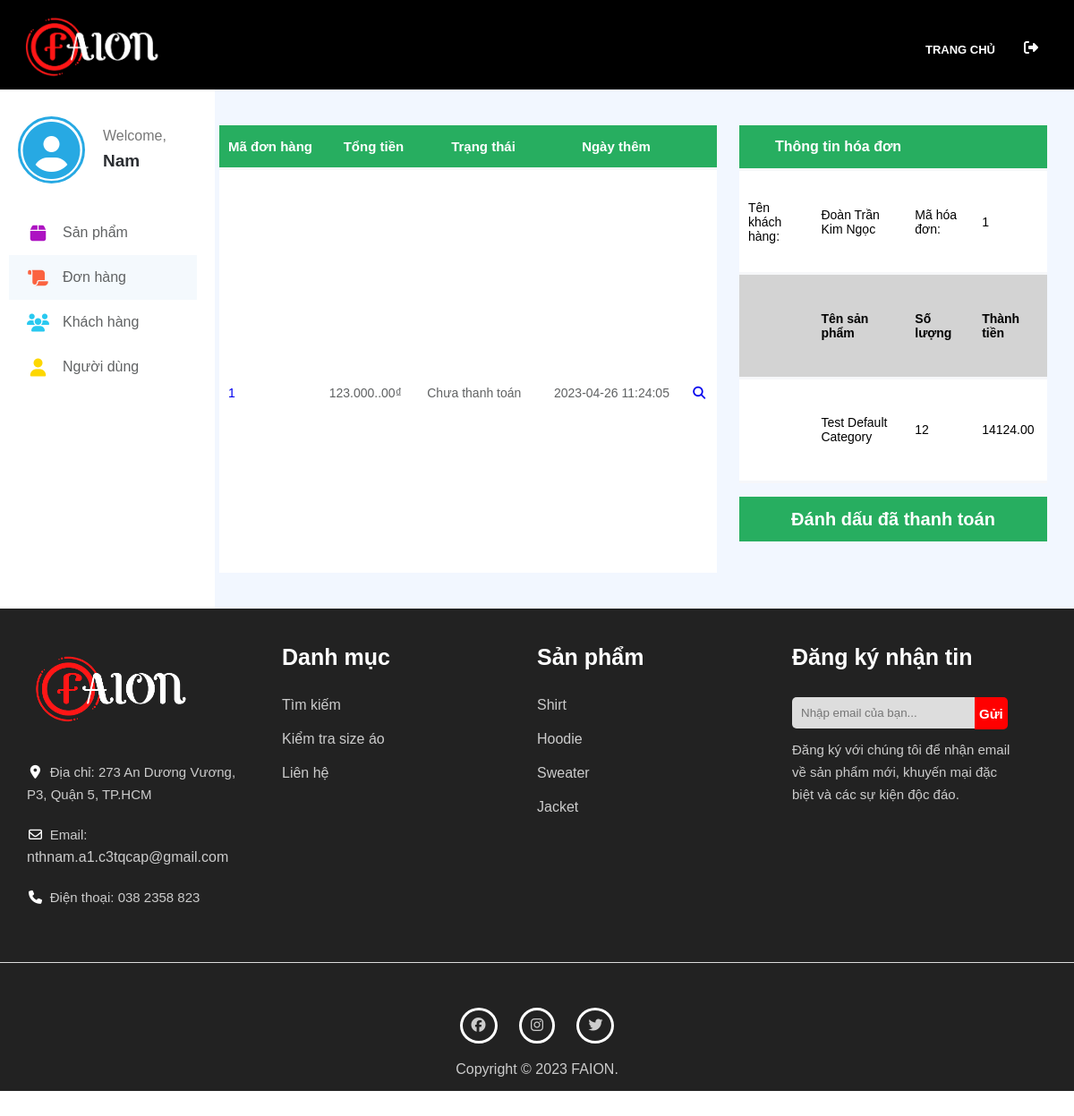
Page /index.php/admin/orders/orders?id=1 (signed in) on the committed database.
### tables this page shows
CREATE TABLE `order` (
  `id` int(11) NOT NULL,
  `customer_id` int(11) NOT NULL,
  `total` decimal(18,2) NOT NULL,
  `status` varchar(255) NOT NULL,
  `created_at` datetime NOT NULL,
  `canceled_at` datetime DEFAULT NULL,
  `completed_at` datetime DEFAULT NULL
);

CREATE TABLE `customer` (
  `id` int(11) NOT NULL,
  `name` varchar(255) NOT NULL,
  `email` varchar(255) NOT NULL,
  `address` varchar(255) NOT NULL,
  `phone_number` varchar(10) NOT NULL,
  `created_at` date NOT NULL
);

CREATE TABLE `product` (
  `id` int(11) NOT NULL,
  `category_id` int(11) NOT NULL,
  `name` varchar(255) NOT NULL,
  `description` text DEFAULT NULL,
  `price` float NOT NULL,
  `image` varchar(255) DEFAULT NULL,
  `discount` int(10) DEFAULT NULL,
  `quantity` int(8) NOT NULL,
  `sold` int(8) DEFAULT NULL,
  `status` tinyint(1) NOT NULL,
  `feature` tinyint(1) NOT NULL,
  `created_at` date NOT NULL
);

CREATE TABLE `orderitem` (
  `order_id` int(11) NOT NULL,
  `product_id` int(11) NOT NULL,
  `quantity` int(11) NOT NULL,
  `price` decimal(13,2) NOT NULL
);

### connection/Database.php (called while the page is built, shortened)
<?php
class Database
{
    private $hostname = "localhost";
    private $username = "root";
    private $password = "";
    private $databaseName = "faion";
    private $connection;
    public function connect()
    {
        try {
            if ($this->connection = mysqli_connect($this->hostname, $this->username, $this->password, $this->databaseName)) {
                return $this->connection;
            } else {
                throw new Exception("Khong the ket noi den CSDL <br>");
            }
        } catch (Exception $e) {
            echo $e->getMessage();
        }
    }
    public function getConnection() {
        return $this->connection;
    }
}

### object/Order.php (called while the page is built, shortened)
<?php
class Order{
    private $id;
    private $total;
    private $status;
    private $createdDate;
    function __construct($id, $custId, $total, $status, $createdDate, $canceledDate,
                        $completedDate) {
        $this->id = $id;
        $this->total = $total;
        $this->status = $status;
        $this->createdDate = $createdDate;
    }
	public function getId() {
		return $this->id;
	}
	public function getTotal() {
		return $this->total;
	}
	public function getStatus() {
		return $this->status;
	}
	public function getCreatedDate() {
		return $this->createdDate;
	}
}
?>

### action/actionFunction.php (called while the page is built, shortened)
<?php
include ('../faion/connection/Database.php');
function changeMoney($moneyIn)
{
	$arr = str_split($moneyIn, 1);
	$count = 0;
	$temp = "";
	for ($i = count($arr) - 1; $i >= 0; $i--) {
		++$count;
		if ($count % 3 == 0 && $i > 0) {
			$temp .= $arr[$i];
			$temp .= ".";
			continue;
		}
		$temp .= $arr[$i];
	}
	$moneyOut = "";
	$arr = str_split($temp, 1);
	for ($i = count($arr) - 1; $i >= 0; --$i) {
		$moneyOut .= $arr[$i];
	}
	return $moneyOut;
}
?>

### object/OrderDetail.php (called while the page is built, shortened)
<?php
class orderDetail{
    private $customerName;
    private $orderId;
    private $productName;
    private $quantity;
    private $price;
    function __construct($customerName, $orderId, $productId, $productName, $quantity, $price) {
        $this->customerName = $customerName;
        $this->orderId = $orderId;
        $this->productName = $productName;
        $this->quantity = $quantity;
        $this->price = $price;
    }
	public function getCustomerName() {
		return $this->customerName;
	}
	public function getOrderId() {
		return $this->orderId;
	}
	public function getProductName() {
		return $this->productName;
	}
	public function getQuantity() {
		return $this->quantity;
	}
	public function getPrice() {
		return $this->price;
	}
}
?>

### admin/orderAdmin.php (the view, shortened to what this page needs)
<head>
</head>
<div class="left">
    <div class="table-container">
        <table class="table" cellspacing="0">
            <thead>
                <tr>
                    <th class="product-name">Mã đơn hàng</th>
                    <th class="total">Tổng tiền</th>
                    <th class="status">Trạng thái</th>
                    <th class="date">Ngày thêm</th>
                    <th class="glass">&nbsp;</th>
                </tr>
            </thead>
            <tbody id="product-info">
                <?php displayOrder() ?>
            </tbody>
        </table>
    </div>
</div>
<div class="right">
    <div class="table-container">
        <table class="table" cellspacing="0">
            <thead>
                <tr>
                    <th colspan="4" class="name">Thông tin hóa đơn</th>
                </tr>
            </thead>
            <tbody id="product-info">
                <?php if (isset($_GET['id'])) {
                    echo getOrderDetail($_GET['id']);
                }
                ?>
            </tbody>
        </table>
    </div>
    <div class="button-container">
        <form method="get" action="/faion/action/actionOrder.php">
            <button type="submit" class="delete-btn">Đánh dấu đã thanh toán</button>
        </form>
    </div>
</div>
<?php
function displayOrder()
{
    include('../faion/object/Order.php');
    $db = new Database();
    $kq = mysqli_query($db->getConnection(), "SELECT * FROM `order`");
    $orderArr = array();
    while ($row = mysqli_fetch_assoc($kq)) {
        $order = new Order(
            $row['id'],
            $row['customer_id'],
            $row['total'],
            $row['status'],
            $row['created_at'],
            $row['canceled_at'],
            $row['completed_at'],
        );
        $orderArr[] = $order;
    }
    for ($i = 0; $i < count($orderArr); $i++) {
        if ($orderArr[$i]->getStatus())
            $status = "Đã thanh toán";
        else
            $status = "Chưa thanh toán";
        echo "
        <tr>
            <td class=\"order-id\"><a href=\"/faion/index.php/admin/products?choice=order&id=" . $orderArr[$i]->getId() . "\">" . $orderArr[$i]->getId() . "</a></td>
            <td class=\"total\">" . changeMoney($orderArr[$i]->getTotal()) . "₫</td>
            <td class=\"status\">" . $status . "</td>
            <td class=\"date\">" . $orderArr[$i]->getCreatedDate() . "</td>
            <td class=\"glasss\"><a href=\"/faion/index.php/admin/orders/orders?id=" . $orderArr[$i]->getId() . "\"><i class=\"fa-solid fa-magnifying-glass\" onclick=\"\"></i></a></td>
        </tr>";
    }
}
function getOrderDetail($id)
{
    include('../faion/object/OrderDetail.php');
    $db = new Database();
    $sql = 'select cs.name customer_name,od.id order_id , pr.id product_id,pr.name product_name,oi.quantity quantity,oi.price price from `order` od
        inner join customer cs on od.customer_id = cs.id
        inner join orderitem oi on od.id = oi.order_id
        inner join product pr on oi.product_id = pr.id
        where od.id = ' . +$id . '';
    $kq = mysqli_query($db->getConnection(), $sql);
    $orderDetailArray = array();
    while ($row = mysqli_fetch_array($kq)) {
        $orderDetail = new orderDetail(
            $row['customer_name'],
            $row['order_id'],
            $row['product_id'],
            $row['product_name'],
            $row['quantity'],
            $row['price']
        );
        $orderDetailArray[] = $orderDetail;
    }
    echo "<tr>
        <td>Tên khách hàng:</td>
        <td>" . $orderDetailArray[0]->getCustomerName() . "</td>
        <td>Mã hóa đơn: </td>
        <td>" . $orderDetailArray[0]->getOrderId() . "</td>
        </tr>
        <tr style='background-color: lightgrey; color:black;font-weight:bold'>
        <td></td>
        <td>Tên sản phẩm</td>
        <td>Số lượng</td>
        <td>Thành tiền</td>
        </tr>";
    for ($i = 0; $i < count($orderDetailArray); $i++) {
        echo "<tr>
            <td></td>
            <td>" . $orderDetailArray[$i]->getProductName() . "</td>
            <td>" . $orderDetailArray[$i]->getQuantity() . "</td>
            <td>" . $orderDetailArray[$i]->getprice() . "</td>
            </tr>";
    }
}
?>

### css/user/style.css (style rules this page uses)
* { margin: 0; padding: 0; box-sizing: border-box; list-style: none; outline: none; }
a { text-decoration: none; }
html { scroll-behavior: smooth; }
#product-info { width: 80%; height: 500px; background-color: white; z-index: 12; overflow-y: scroll; }

### css/admin/order.css (style rules this page uses)
#main .right-content-container div.left { width: 60%; height: auto; display: flex; justify-content: center; align-items: center; float: left; flex-direction: column; padding: 40px 10px; }
div.left div.table-container { width: 100%; height: 500px; margin-right: 10px; overflow-y: scroll; }
div.left div.table-container table.table { width: 100%; height: auto; border: none; }
div.left div.table-container table.table thead { color: white; font-size: 15px; font-weight: bold; background-color: #27AE60; }
div.left div.table-container table.table thead tr th.product-name { padding: 15px 0 15px 10px; text-align: start; }
div.left div.table-container table.table thead tr th { padding: 15px 0 15px 10px; text-align: center; }
div.left div.table-container table.table tbody tr .date { text-align: center; }
table.table td { font-size: 14px; overflow-y: hidden; padding: 0 10px; height: 60px; }
div.left div.table-container tbody { height: 300px; overflow-y: scroll; color: #606263; }
table.table td, th { border-bottom: 3px solid #F6F7F9; }
div.left > div.button-container, div.right > div.button-container { width: 100%; height: 50px; margin-top: 15px; color: white; font-size: 20px; border: solid #27AE60; background-color: #27AE60; display: flex; justify-content: center; align-items: center; }
div.left > div.button-container .delete-btn, div.right > div.button-container .delete-btn { width: 100%; background-color: inherit; height: 100%; outline: none; border: none; color: white; font-size: 20px; font-weight: bold; cursor: pointer; }
#main .right-content-container div.right { width: 40%; height: auto; display: flex; justify-content: center; align-items: center; float: left; flex-direction: column; padding: 40px 30px 40px 10px; }
div.right div.table-container { width: 100%; height: 400px; overflow-y: scroll; }
div.right div.table-container table.table { width: 100%; height: 100%; border: none; }
div.right div.table-container table.table thead { color: white; font-size: 16px; font-weight: bold; background-color: #27AE60; }
div.right div.table-container table.table thead tr th { padding: 15px 40px; text-align: start; }
div.right div.table-container table.table tbody#product-info { height: 40px; }

### rows in the picture
order: id "1", total "123.000..00", status "Chưa thanh toán", created_at "2023-04-26 11:24:05", customer.name "Đoàn Trần Kim Ngọc", product.name "Test Default Category", orderitem.quantity "12", orderitem.price "14124.00"

### other values in the picture
cutName($_SESSION['name']) "Nam"
$categoryList[$i] "Shirt"
$categoryList[$i] "Hoodie"
$categoryList[$i] "Sweater"
$categoryList[$i] "Jacket"
